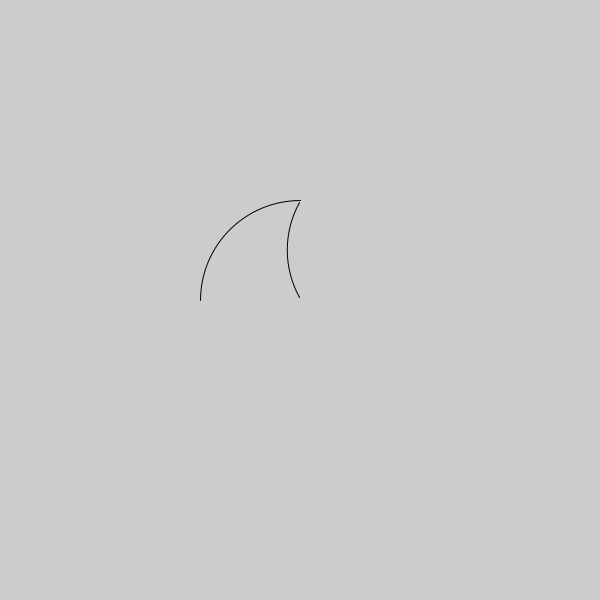
Frame 1 (no input)
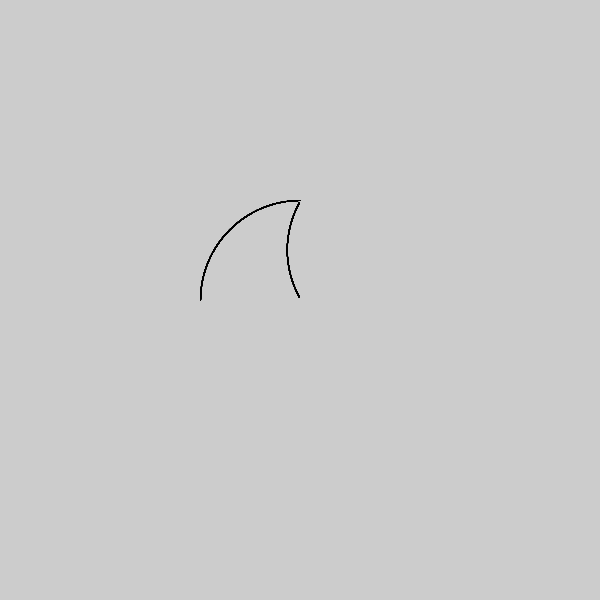
Frame 60 (the mouse pressed at the canvas centre just before this capture)
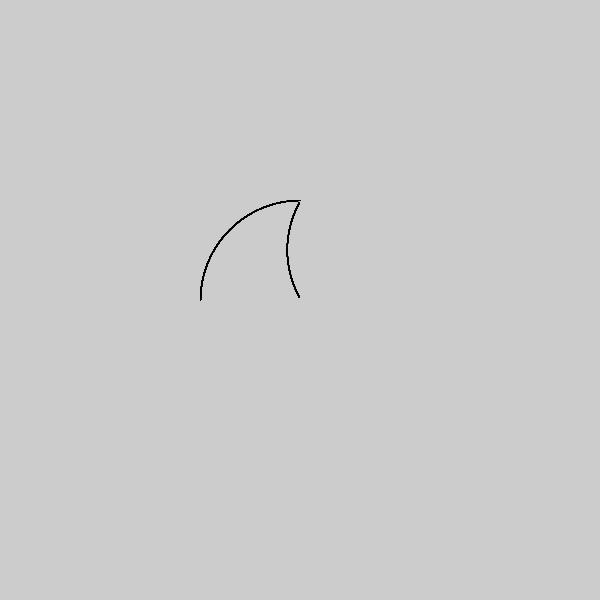
Frame 120 (the mouse held since frame 60 and released just before this capture)

The Processing sketch that drew these frames (run headless with seeded random() and noise(); from frame 60 on, the mouse is pressed at the canvas centre):

// Processing sketch: waves
// ── waves.pde
int x;

void setup() {
  size(600, 600);
  noFill();
}   

void draw() {
  x = 300;
  arc(x, 300, 200, 200, PI, 1.5 * PI);
  arc(x + 87, 250, 200, 200, PI - 0.5, PI + 0.5);
}
